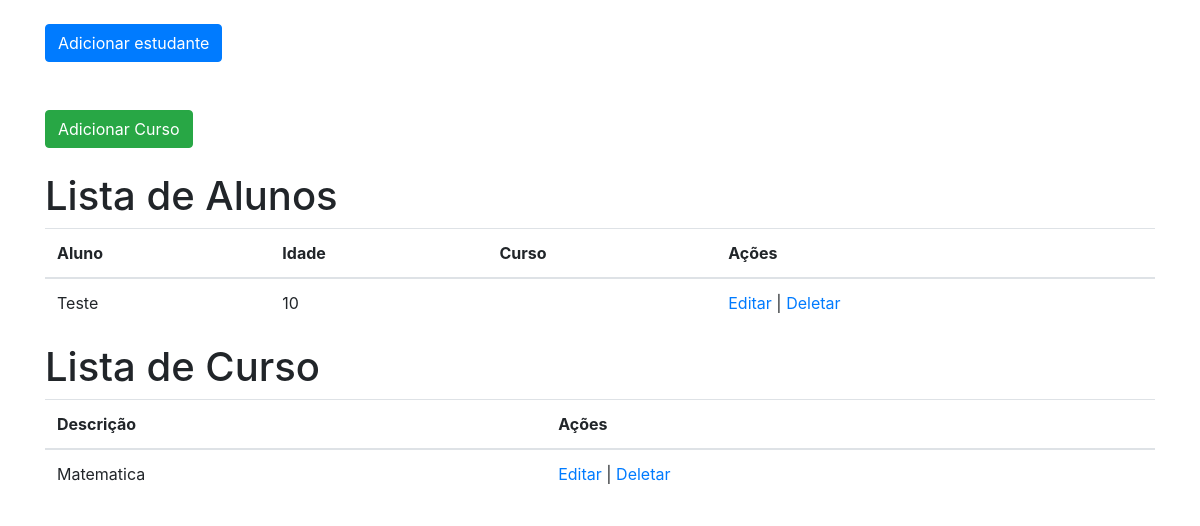
The app's page /, older data.
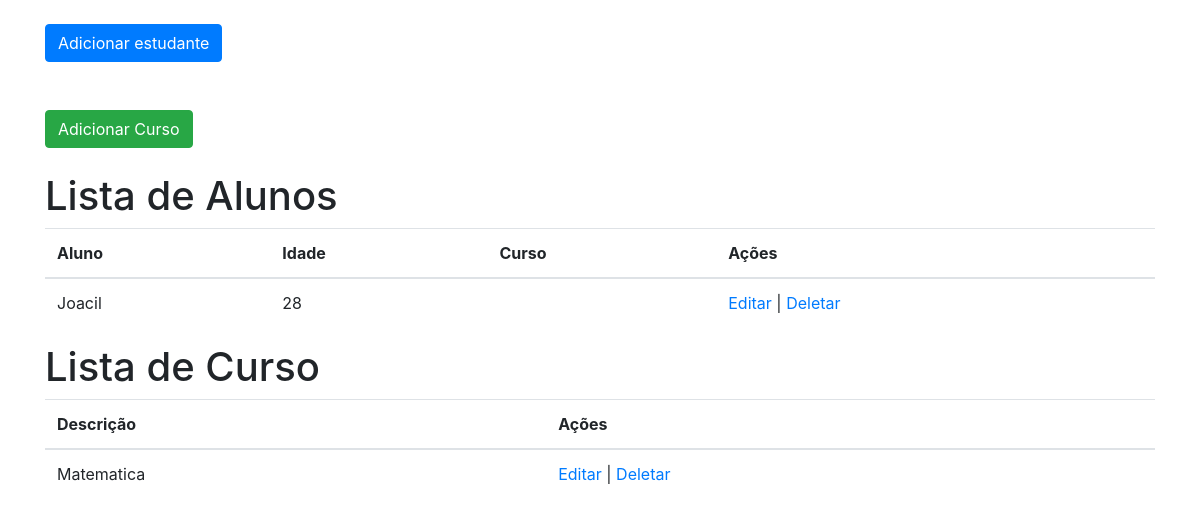
The same page, newer data.
### aluno/aluno.py (models this page shows, shortened)
class Aluno(db.Model):
    id = db.Column('id', db.Integer, primary_key=True, autoincrement=True, index=True)
    nome = db.Column(db.String(150))
    idade = db.Column(db.Integer)

### aluno/aluno.py (the view)
@app.route('/')
def consultar_aluno():
    alunos = Aluno.query.all()
    cursos = Curso.query.all()
    return render_template('listar-aluno.html',alunos=alunos, cursos=cursos )

### aluno/templates/listar-aluno.html (shortened to what this page needs)
<!DOCTYPE html>
<html lang="pt-br">
<head>
    <link rel="stylesheet" href="https://cdn.jsdelivr.net/npm/bootstrap@4.6.1/dist/css/bootstrap.min.css">
</head>
<body>
<div class="container">
<br><a href="/adicionar_aluno" class="btn btn-primary">Adicionar estudante</a><br><br>
<br><a href="/adicionar_curso" class="btn btn-success">Adicionar Curso</a><br><br>
 <h1>Lista de Alunos</h1>
<table class="table">
    <thead>
        <tr>
            <th>Aluno</th>
            <th>Idade</th>
            <th>Curso</th>
            <th>Ações</th>
        </tr>
    </thead>
    <tbody>
        {% for e in alunos %}
            <tr>
                <td>{{e.nome}}</td>
                <td>{{e.idade}}</td>
                <td>{{e.curso_id}}</td>
                <td>
                    <a href="/editar_aluno/{{e.id}}">Editar</a> |
                    <a href="/excluir_aluno/{{e.id}}">Deletar</a>
                </td>
            </tr>
        {% endfor %}
    </tbody>
</table>
<h1>Lista de Curso</h1>
<table class="table">
    <thead>
        <tr>
            <th>Descrição</th>
            <th>Ações</th>
        </tr>
    </thead>
    <tbody>
        {% for c in cursos %}
            <tr>
                <td>{{c.descricao}}</td>
                <td>
                    <a href="#">Editar</a> |
                    <a href="#">Deletar</a>
                </td>
            </tr>
        {% endfor %}
    </tbody>
</table>
</div>
</body>
</html>

Row changes from the older to the newer data that the page shows:
changed Aluno: nome "Teste" → "Joacil"; idade "10" → "28"
